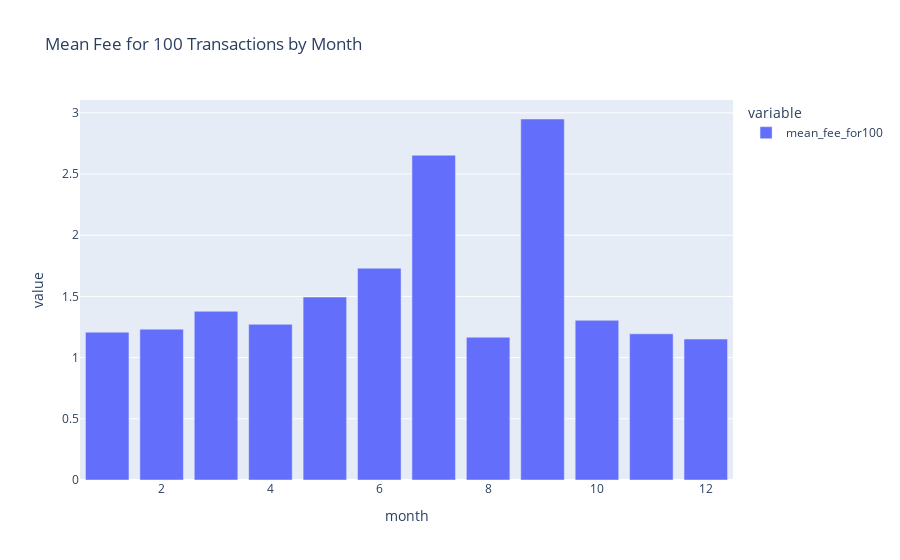

The code cell stored with this chart in its notebook:
### Code cell
global_data["date"] = global_data.index.astype("datetime64[ns]")
global_data_by_date = global_data.groupby([global_data["date"].dt.month]).mean()
global_data_by_date.rename_axis(["month"], inplace=True)

px.bar(global_data_by_date["mean_fee_for100"], title="Mean Fee for 100 Transactions by Month")

### Figure 1 — Plotly figure (JSON) as saved in the notebook; plotly's stock layout.template omitted (floating-point values rounded to 4 significant figures)
{"data": [{"alignmentgroup": "True", "hovertemplate": "variable=mean_fee_for100<br>month=%{x}<br>value=%{y}<extra></extra>", "legendgroup": "mean_fee_for100", "marker": {"color": "#636efa", "pattern": {"shape": ""}}, "name": "mean_fee_for100", "offsetgroup": "mean_fee_for100", "orientation": "v", "showlegend": true, "textposition": "auto", "type": "bar", "x": [1, 2, 3, 4, 5, 6, 7, 8, 9, 10, 11, 12], "xaxis": "x", "y": [1.208, 1.232, 1.378, 1.272, 1.495, 1.731, 2.653, 1.166, 2.95, 1.305, 1.194, 1.152], "yaxis": "y"}], "layout": {"barmode": "relative", "legend": {"title": {"text": "variable"}, "tracegroupgap": 0}, "title": {"text": "Mean Fee for 100 Transactions by Month"}, "xaxis": {"anchor": "y", "domain": [0, 1], "title": {"text": "month"}}, "yaxis": {"anchor": "x", "domain": [0, 1], "title": {"text": "value"}}}}
